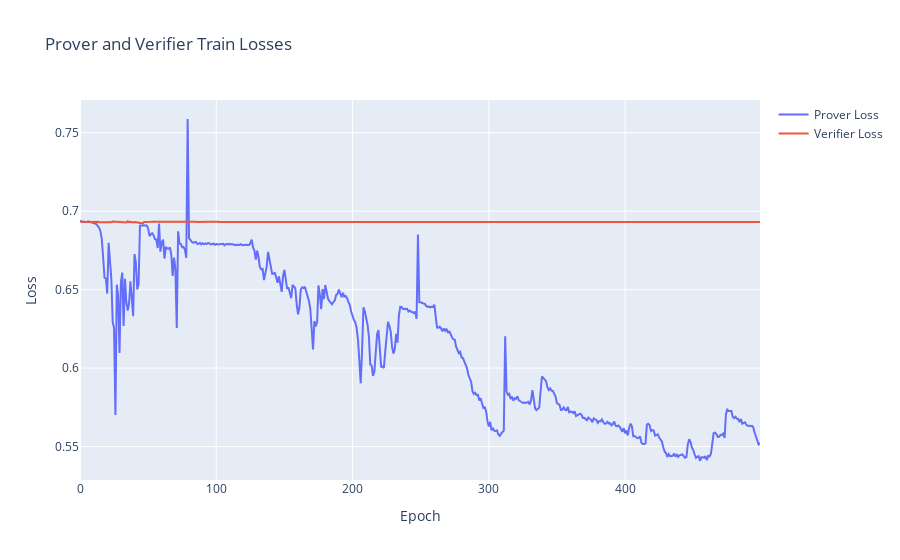

Source (notebook cell):
### Code cell
fig = go.Figure()

fig.add_trace(
    go.Scatter(
        x=np.arange(NUM_EPOCHS), y=losses_prover, mode="lines", name="Prover Loss"
    )
)
fig.add_trace(
    go.Scatter(
        x=np.arange(NUM_EPOCHS), y=losses_verifier, mode="lines", name="Verifier Loss"
    )
)

fig.update_layout(
    title="Prover and Verifier Train Losses", xaxis_title="Epoch", yaxis_title="Loss"
)

fig.show()

### Figure 1 — Plotly figure (JSON) as saved in the notebook; plotly's stock layout.template omitted (floating-point values rounded to 4 significant figures; data arrays with more than 128 entries replaced by an {"elided": "..."} marker saying what was removed)
{"data": [{"mode": "lines", "name": "Prover Loss", "type": "scatter", "x": {"elided": "500 int values"}, "y": {"elided": "500 float values"}}, {"mode": "lines", "name": "Verifier Loss", "type": "scatter", "x": {"elided": "500 int values"}, "y": {"elided": "500 float values"}}], "layout": {"title": {"text": "Prover and Verifier Train Losses"}, "xaxis": {"title": {"text": "Epoch"}}, "yaxis": {"title": {"text": "Loss"}}}}
